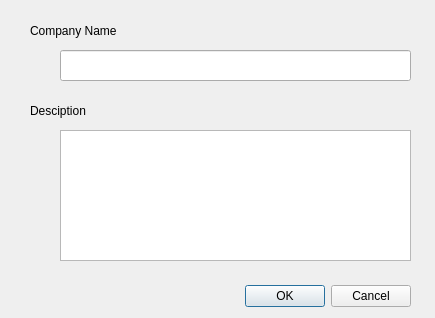
<?xml version="1.0" encoding="UTF-8"?>
<ui version="4.0">
 <class>Dialog</class>
 <widget class="QDialog" name="Dialog">
  <property name="geometry">
   <rect>
    <x>0</x>
    <y>0</y>
    <width>435</width>
    <height>318</height>
   </rect>
  </property>
  <property name="windowTitle">
   <string>Add Company</string>
  </property>
  <widget class="QDialogButtonBox" name="buttonBox">
   <property name="geometry">
    <rect>
     <x>70</x>
     <y>280</y>
     <width>341</width>
     <height>32</height>
    </rect>
   </property>
   <property name="orientation">
    <enum>Qt::Horizontal</enum>
   </property>
   <property name="standardButtons">
    <set>QDialogButtonBox::Cancel|QDialogButtonBox::Ok</set>
   </property>
  </widget>
  <widget class="QLabel" name="label">
   <property name="geometry">
    <rect>
     <x>30</x>
     <y>20</y>
     <width>121</width>
     <height>21</height>
    </rect>
   </property>
   <property name="text">
    <string>Company Name</string>
   </property>
  </widget>
  <widget class="QLineEdit" name="lineEdit">
   <property name="geometry">
    <rect>
     <x>60</x>
     <y>50</y>
     <width>351</width>
     <height>31</height>
    </rect>
   </property>
  </widget>
  <widget class="QLabel" name="label_2">
   <property name="geometry">
    <rect>
     <x>30</x>
     <y>100</y>
     <width>91</width>
     <height>21</height>
    </rect>
   </property>
   <property name="text">
    <string>Desciption</string>
   </property>
  </widget>
  <widget class="QTextEdit" name="textEdit">
   <property name="geometry">
    <rect>
     <x>60</x>
     <y>130</y>
     <width>351</width>
     <height>131</height>
    </rect>
   </property>
  </widget>
 </widget>
 <resources/>
 <connections>
  <connection>
   <sender>buttonBox</sender>
   <signal>accepted()</signal>
   <receiver>Dialog</receiver>
   <slot>accept()</slot>
   <hints>
    <hint type="sourcelabel">
     <x>248</x>
     <y>254</y>
    </hint>
    <hint type="destinationlabel">
     <x>157</x>
     <y>274</y>
    </hint>
   </hints>
  </connection>
  <connection>
   <sender>buttonBox</sender>
   <signal>rejected()</signal>
   <receiver>Dialog</receiver>
   <slot>reject()</slot>
   <hints>
    <hint type="sourcelabel">
     <x>316</x>
     <y>260</y>
    </hint>
    <hint type="destinationlabel">
     <x>286</x>
     <y>274</y>
    </hint>
   </hints>
  </connection>
 </connections>
</ui>
